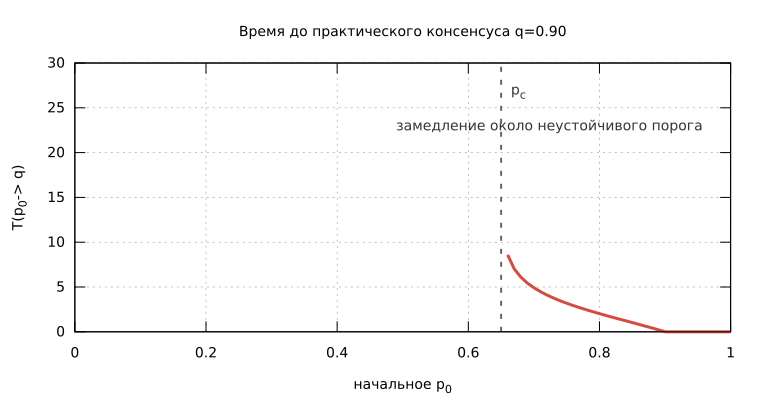

Generate this figure with gnuplot:
set terminal svg size 760,420 enhanced font "DejaVu Sans,14"
set output "figures/time-to-consensus.svg"

pc = 0.65

set title "Время до практического консенсуса q=0.90"
set xlabel "начальное p_0"
set ylabel "T(p_0 -> q)"
set xrange [0:1]
set yrange [0:30]
set grid
set key off

set arrow from pc, graph 0 to pc, graph 1 nohead dashtype 2 lw 2 lc rgb "#666666"
set label "p_c" at pc + 0.015, 27 tc rgb "#333333"
set label "замедление около неустойчивого порога" at 0.49, 23 tc rgb "#333333"

plot "figures/time-to-consensus.dat" using 1:2 with lines lw 3 lc rgb "#d34d3f"
